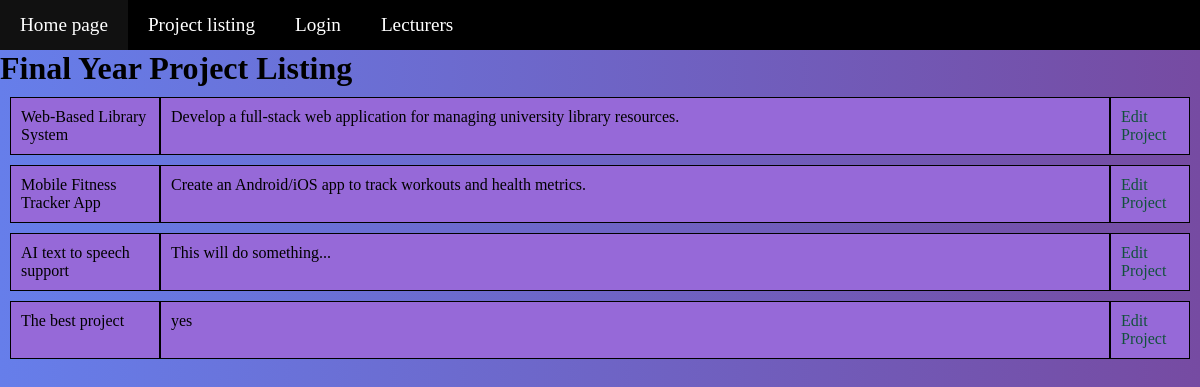
Screenshot of /HTML/editProject.php (signed in) with the database file from the repository.
### tables this page shows
CREATE TABLE `projects` (
  `Project_ID` smallint(6) NOT NULL,
  `Lecturer_ID` smallint(6) NOT NULL,
  `Title` varchar(255) NOT NULL,
  `Description` text DEFAULT NULL,
  `Prerequisite` enum('NONE','CS3MAS','CS3OS','CS3SA') DEFAULT 'NONE',
  `Status` tinyint(1) DEFAULT 1,
  `capacity` int(11) NOT NULL DEFAULT 1
);

### HTML/editProject.php (the view, shortened to what this page needs)
<?php
require_once(__DIR__ . '/../PHP/db.php');
$lecturer_id = $_SESSION['lecturer_id'];
$stmt = $conn->prepare("SELECT title, description, Project_ID FROM projects WHERE Lecturer_ID = ?");
$stmt->bind_param("i", $lecturer_id);
$stmt->execute();
$result = $stmt->get_result();
$projects = [];
if ($result && $result->num_rows > 0) {
    while ($row = $result->fetch_assoc()) {
        $projects[] = $row;
    }
}
?>
<!DOCTYPE html>
<html>
<head>
  <link rel="stylesheet" href="../CSS/stylesheet1.css">
</head>
<body>
<ul class = "navbar">
  <li><a href="Home.php">Home page</a></li>
  <li><a href="Main.php">Project listing</a></li>
  <li><a href="login.php">Login</a></li>
  <li><a href="lecturerPage.php">Lecturers</a></li>
</ul>
<div>
  <div class="split">
    <h1> Final Year Project Listing</h1>
  </div>
  <?php if (!empty($projects)): ?>
  <div class="projectsWrapper">
    <?php foreach ($projects as $project): ?>
      <div class="container">
        <div class="projectTitle">
          <?php echo htmlspecialchars($project['title']); ?>
        </div>
        <div class="projectDescription">
          <?php echo htmlspecialchars($project['description']); ?>
        </div>
        <div class="projectLink">
          <a href="../PHP/projectEditor.php?id=<?php echo $project['Project_ID']; ?>">
            Edit Project
          </a>
        </div>
      </div>
    <?php endforeach; ?>
  </div>
  <?php else: ?>
    <p>No projects found.</p>
  <?php endif; ?>
</div>
</body>
</html>

### CSS/stylesheet1.css (style rules this page uses)
* { margin: 0; }
body { background: linear-gradient(to right, #667eea, #764ba2); }
.navbar { list-style-type: none; margin: 0; padding: 0; background: black; display: flex; }
.navbar li a { display: block; color: white; padding: 14px 20px; text-decoration: none; font-size: larger; }
.split { display: flex; align-items: center; justify-content: space-between; }
.split h1 { text-align: left; }
.container { margin: 10px 10px 0px 10px; display: grid; grid-template-columns: 150px auto 80px; gap: 0px; }
.container div { background-color: rgb(150, 105, 216); border: 1px solid black; padding: 10px; }
.projectLink a { text-decoration: none; color: #12513b; }
.projectTitle { padding-top: 20px; padding-bottom: 20px; display: flex; text-align: left; }

### rows the page displays
projects: Title "Web-Based Library System", Description "Develop a full-stack web application for managing university library resources."
projects: Title "Mobile Fitness Tracker App", Description "Create an Android/iOS app to track workouts and health metrics."
projects: Title "AI text to speech support", Description "This will do something..."
projects: Title "The best project", Description "yes"
